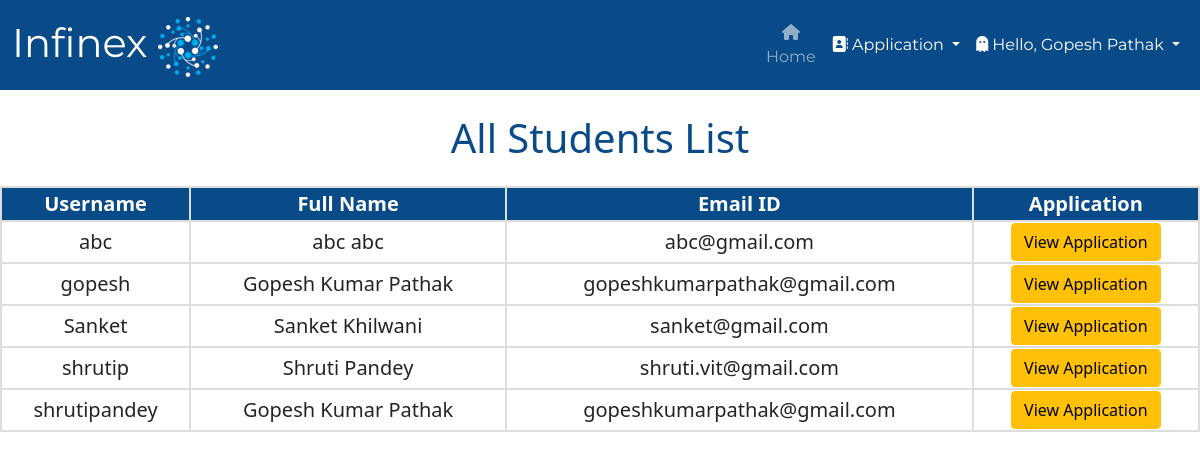
Screenshot of /users/ (signed in) with the database file from the repository.
### college/models.py (models this page shows, shortened)
class Application(models.Model):
    COURSES = (
    ('Computer Science Engineering', 'Computer Science Engineering'),
    ('Information Technology Engineering', 'Information Technology Engineering'),
    ('Electronics and Telecommunication Engineering', 'Electronics and Telecommunication Engineering'),
    ('Electronics Engineering', 'Electronics Engineering'),
    )
    STATUS = (
        ('Approved', 'Approved'),
        ('Pending', 'Pending'),
        ('Rejected', 'Rejected'),
    )
    user = models.OneToOneField(User, on_delete=models.CASCADE, blank=True, null=True)
    course = models.CharField(max_length=100, choices= COURSES)
    name = models.CharField(max_length=200)
    email = models.CharField(max_length=200)
    phone_no = models.CharField(max_length=200)
    address = models.TextField(max_length=200)
    student_profile = models.ImageField(upload_to="images")
    ssc_percentage = models.DecimalField(max_digits=4, decimal_places=2, null=True)
    ssc_marksheet = models.ImageField(upload_to="images", null=True)
    ssc_passing_certificate = models.ImageField(upload_to="images", null=True)
    ssc_leaving_certificate = models.ImageField(upload_to="images", null=True)
    hsc_percentage = models.DecimalField(max_digits=4, decimal_places=2, null=True)
    hsc_marksheet = models.ImageField(upload_to="images", null=True)
    hsc_passing_certificate = models.ImageField(upload_to="images", null=True)
    hsc_leaving_certificate = models.ImageField(upload_to="images", null=True)
    cet_percentile = models.DecimalField(max_digits=5, decimal_places=3, null=True)
    cet_scorecard = models.ImageField(upload_to="images", null=True)
    jee_percentile = models.DecimalField(max_digits=5, decimal_places=3, null=True)
    jee_scorecard = models.ImageField(upload_to="images", null=True)
    Application_Status = models.TextField(max_length=100, choices=STATUS, default="Pending")
    message = models.TextField(max_length=100, default="", null=True, blank=True)

### college/views.py (the view)
# urls.py: path("users/", views.users, name="users"),
def users(request):
    if not request.user.is_superuser:
        return redirect("/login")
    allUsers = Application.objects.all()
    return render(request, "users.html", {'allUsers':allUsers})

### college/templates/users.html (shortened to what this page needs)
{% extends 'admin.html' %}
    {% block body %}
    <h1 class="mt-4">All Students List</h1>
    <div class="users-table mt-4">
    <table>
        <tbody>
            <tr>
                <th>Username</th>
                <th>Full Name</th>
                <th>Email ID</th>
                <th>Application</th>
            </tr>
            {% for user in allUsers %}
            <tr>
                <td>{{user.user}}</td>
                <td>{{user.name}}</td>
                <td>{{user.email}}</td>
                <td><a href="/student_application/{{user.id}}/" class="btn btn-warning">View Application</a></td>
            </tr>
            {% endfor %}
        </tbody>
    </table>
    {% endblock %}

### college/templates/admin.html (shortened to what this page needs)
<!doctype html>
<html lang="en">
<head>
  {% load static %}
  <link href="https://cdn.jsdelivr.net/npm/bootstrap@5.0.2/dist/css/bootstrap.min.css" rel="stylesheet">
  <link rel="stylesheet" type="text/css" href="{% static 'css/basic.css' %}">
  <link rel="stylesheet" href="https://cdnjs.cloudflare.com/ajax/libs/font-awesome/5.15.3/css/all.min.css">
</head>
<body>
  <nav class="navbar navbar-expand-lg navbar-dark">
    <div class="container-fluid">
      <a class="navbar-brand" href="#">Infinex <img src={% static "images/logoplainwhite2.png" %}/></a>
      <div class="collapse navbar-collapse" id="navbarSupportedContent">
        <ul class="navbar-nav me-auto mb-2 mb-lg-0">
          <li class="nav-item">
            <a class="nav-link {% block admin %} {% endblock %}" aria-current="page" href="/handle_admin/"><i class="fa fa-home"></i> Home</a>
          </li>
        </ul>
        <div class="collapse navbar-collapse" id="navbarNavDarkDropdown">
          <ul class="navbar-nav">
            <li class="nav-item dropdown">
              <a class="nav-link active dropdown-toggle" href="#" id="navbarDarkDropdownMenuLink" role="button"
                data-bs-toggle="dropdown" aria-expanded="false">
                <i class="fa fa-address-book"></i> Application
              </a>
            </li>
          </ul>
        </div>
      </div>
      <div class="collapse navbar-collapse" id="navbarNavDarkDropdown">
        <ul class="navbar-nav">
          <li class="nav-item dropdown">
            <a class="nav-link active dropdown-toggle" href="#" id="navbarDarkDropdownMenuLink" role="button"
              data-bs-toggle="dropdown" aria-expanded="false">
              <i class="fa-solid fa-ghost"></i> Hello, {{request.user.get_full_name}}
            </a>
          </li>
        </ul>
      </div>
    </div>
  </nav>
  {% block body %}
  {% endblock %}
</body>
</html>

### static/css/basic.css (style rules this page uses)
.navbar { background-color: #094a89; display: flex; align-items: center; font-family: 'Montserrat', sans-serif; height: auto; margin: auto; overflow:visible; }
.navbar-brand { font-family: 'Montserrat', sans-serif; font-size: 40px; width: 850px; }
.nav-link { font-family: 'Montserrat', sans-serif; font-size: 16px; }
#navbarSupportedContent { text-align: center; }
#navbarDarkDropdownMenuLink { text-align: left; }

### college/templates/users.html (style rules this page uses)
h1 { text-align: center; color: #094a89; }
table { border-collapse: collapse; width: 100%; text-align: center; font-size: 20px; }
th { background-color: #094a89; color: white; }
th, td { border: 2px solid #ddd; }

### rows the page displays
Application: user "abc", name "abc abc", email "abc@gmail.com"
Application: user "gopesh", name "Gopesh Kumar Pathak", email "gopeshkumarpathak@gmail.com"
Application: user "Sanket", name "Sanket Khilwani", email "sanket@gmail.com"
Application: user "shrutip", name "Shruti Pandey", email "shruti.vit@gmail.com"
Application: user "shrutipandey", name "Gopesh Kumar Pathak", email "gopeshkumarpathak@gmail.com"

### other values shown
{{ request.user.get_full_name }} "Gopesh Pathak"
